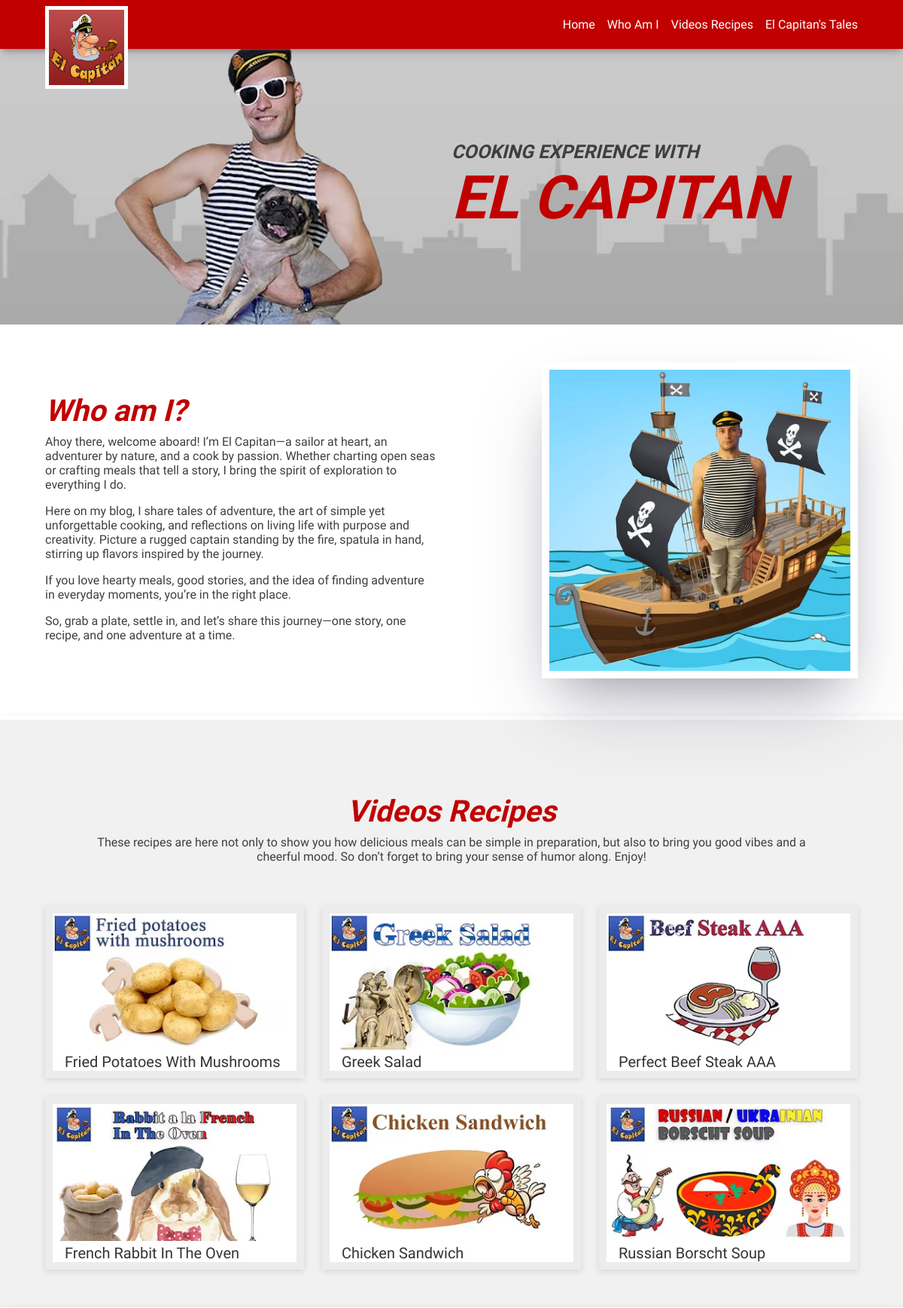
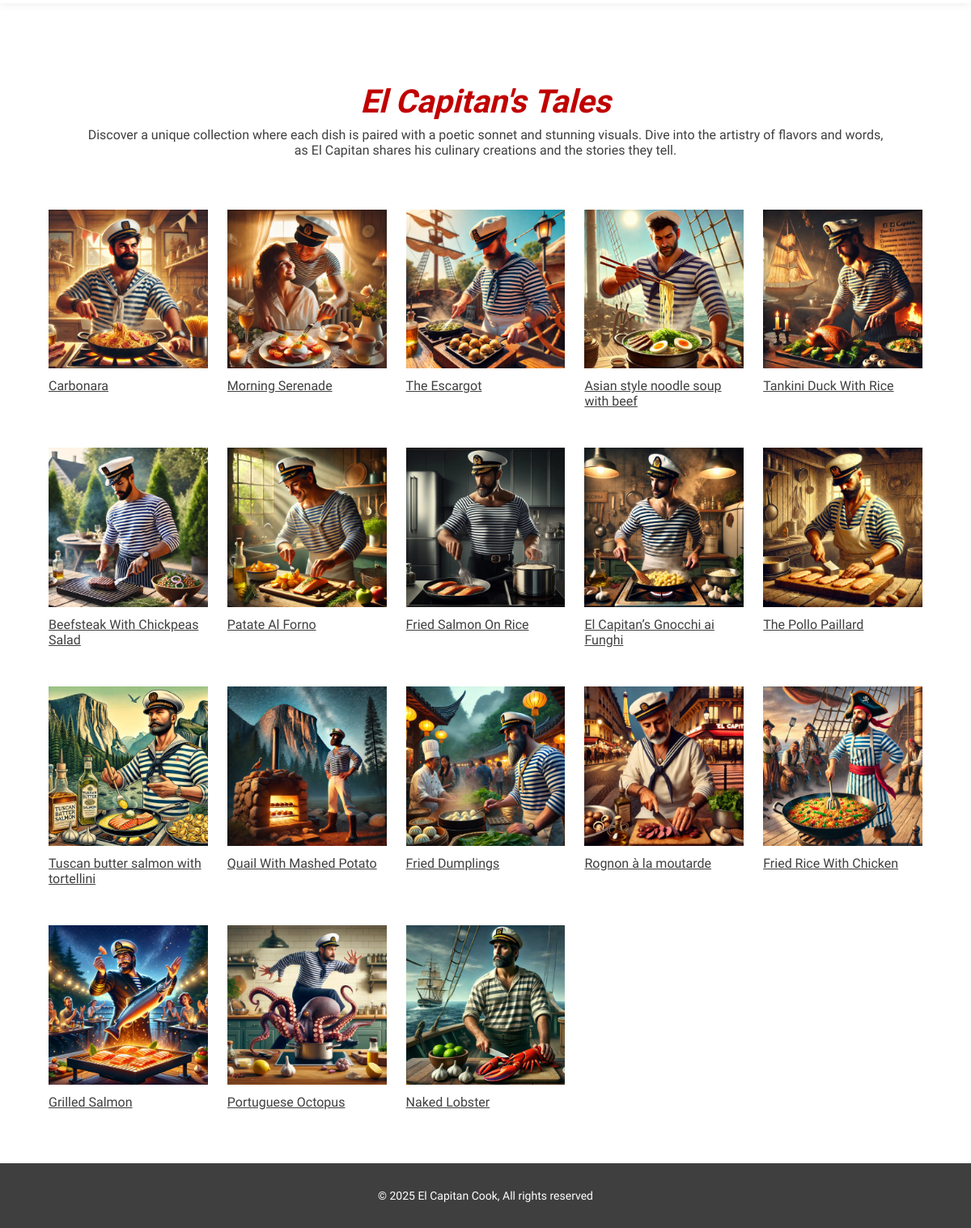
The page / on the database its author committed (2 pictures, top to bottom).
### tables this page shows
CREATE TABLE `recipes` (
  `id` int(11) NOT NULL,
  `title` varchar(255) NOT NULL,
  `description` text NOT NULL,
  `video_link` varchar(255) NOT NULL,
  `img` varchar(255) NOT NULL
);

CREATE TABLE `stories` (
  `id` int(11) NOT NULL,
  `title` varchar(255) NOT NULL,
  `thumb` varchar(255) NOT NULL,
  `content` text NOT NULL,
  `imgs` text NOT NULL
);

### utils/connection.php (called while the page is built, shortened)
<?php
$servername = "localhost";
$username = "root";
$password = "";
$database = "video_blog";
$conn = mysqli_connect($servername, $username, $password, $database);
$sqlRecipes = "SELECT * FROM recipes";
$resultRecipes = $conn->query($sqlRecipes);
$recipes = [];
if ($resultRecipes && $resultRecipes->num_rows > 0) {
    while ($row = $resultRecipes->fetch_assoc()) {
        $recipes[] = $row;
    }
}
$sqlStories = "SELECT * FROM stories";
$resultsStories = $conn->query($sqlStories);
$stories = [];
if ($resultsStories && $resultsStories->num_rows > 0) {
    while ($row = $resultsStories->fetch_assoc()) {
        $stories[] = $row;
    }
}

### components/storiesSection.php (the view)
<section class="stories-section" id="el-capitan's-tales">
    <div class="container">
        <div class="stories-header">
            <h2>El Capitan's Tales</h2>
            <p>Discover a unique collection where each dish is paired with a poetic sonnet and stunning visuals. Dive into the artistry of flavors and words, as El Capitan shares his culinary creations and the stories they tell.</p>
        </div>
        <div class="grid-wrapper">
            <?php
                if(!empty($stories)) {
                    foreach($stories as $story) { ?>
                <a href="story.php?s=<?= str_replace(" ", "-", $story['title']) ?>" class="story-item">
                    <img src="<?= $story['thumb'] ?>" alt="">
                    <p><?= $story['title'] ?></p>
                </a>
            <?php }
                }
            ?>
        </div>
    </div>
</section>

### index.php (shortened to what this page needs)
<?php include "./utils/connection.php"; ?>
<!doctype html>
<html lang="en">
<head>
    <link rel="stylesheet" href="./assets/css/main.css">
</head>
<body>
<?php include_once "./components/header.php"; ?>
<?php include_once "./components/heroSection.php"; ?>
<?php include_once "./components/aboutSection.php"; ?>
<?php include_once "./components/videoGallery.php"; ?>
<?php include_once "./components/storiesSection.php"; ?>
<?php include_once "./components/footer.php"; ?>
</body>
</html>

### components/header.php (shortened to what this page needs)
<header>
    <div class="container">
        <div class="header-flex">
            <div class="logo">
                <img src="assets/imgs/logo.jpg" alt="">
            </div>
            <nav>
                <ul>
                    <li><a href="index.php">Home</a></li>
                    <li><a href="index.php#who-am-i">Who Am I</a></li>
                    <li><a href="index.php#videos-recipes">Videos Recipes</a></li>
                    <li><a href="index.php#el-capitan's-tales">El Capitan's Tales</a></li>
                </ul>
            </nav>
        </div>
    </div>
</header>

### components/heroSection.php
<section class="hero">
    <div class="container">
        <div class="row">
            <div class="col justify-content-center">
                <img src="assets/imgs/elcapitan1.png" alt="">
            </div>
            <div class="col">
                <h1>
                    <small>Cooking experience with</small><br/>
                    <strong>EL CAPITAN</strong>
                </h1>
            </div>
        </div>
    </div>
</section>

### components/aboutSection.php
<section class="about" id="who-am-i">
    <div class="container">
        <div class="row md-flex-direction-column">
            <div class="col">
                <h2>Who am I?</h2>
                <p>Ahoy there, welcome aboard! I’m El Capitan—a sailor at heart, an adventurer by nature, and a cook by passion. Whether charting open seas or crafting meals that tell a story, I bring the spirit of exploration to everything I do.</p>
                <p>Here on my blog, I share tales of adventure, the art of simple yet unforgettable cooking, and reflections on living life with purpose and creativity. Picture a rugged captain standing by the fire, spatula in hand, stirring up flavors inspired by the journey.</p>
                <p>If you love hearty meals, good stories, and the idea of finding adventure in everyday moments, you’re in the right place.</p>
                <p>So, grab a plate, settle in, and let’s share this journey—one story, one recipe, and one adventure at a time.</p>
            </div>
            <div class="col justify-content-right">
                <img src="assets/imgs/elcapitan4.jpg" alt="">
            </div>
        </div>
    </div>
</section>

### components/videoGallery.php (shortened to what this page needs)
<section class="video-gallery" id="videos-recipes">
    <div class="container">
        <div class="video-gallery-header">
            <h2>Videos Recipes</h2>
            <p>These recipes are here not only to show you how delicious meals can be simple in preparation, but also to bring you good vibes and a cheerful mood. So don’t forget to bring your sense of humor along. Enjoy!</p>
        </div>
        <div class="grid-wrapper">
            <?php
            if(!empty($recipes)) {
                foreach ($recipes as $recipe) {
                    ?>
                    <div class="video-card" data-src="<?= $recipe['video_link'] ?>">
                        <img src="assets/imgs/video-thumbs/<?= $recipe['img'] ?>" alt="">
                        <p><?= $recipe['title'] ?></p>
                    </div>
                    <?php
                }
            } else {
                echo "wrong";
            }
            ?>
        </div>
    </div>
</section>

### components/footer.php
<footer class="main-footer">
    <p>© <?php echo date("Y"); ?> El Capitan Cook, All rights reserved</p>
</footer>

### assets/css/responsive.css (style rules this page uses)
:root { --lg: 992px; --md: 768px; --sm: 576px; }

### assets/css/colors.css (style rules this page uses)
:root { --primary-color: #c10000; --secondary-color: #3f3f3f; }

### assets/css/general.css (style rules this page uses)
:root { --box-shadow: rgba(50, 50, 93, 0.25) 0 50px 100px -20px, rgba(0, 0, 0, 0.3) 0 30px 60px -30px, rgba(10, 37, 64, 0.35) 0 -2px 6px 0 inset; }
* { margin: 0; padding: 0; }
body { margin-top: 65px; }
section { padding: 50px 0; }
.container { max-width: 1200px; margin: 0 auto; width: 90%; }
.row { display: flex; width: 100%; }
.col { flex: 1; }
h1, h2, h3, h4, h5 { font-family: var(--primary-font), sans-serif; color: var(--primary-color); font-style: italic; }
h2 { font-size: 40px; }
p, li, a { font-family: var(--secondary-font), sans-serif; font-size: 16px; color: var(--secondary-color); padding: 8px 0; }
.justify-content-right { display: flex; justify-content: right; }
.justify-content-center { display: flex; justify-content: center; }

### rows shown on the page
recipes: img (picture), title "Fried Potatoes With Mushrooms"
recipes: img (picture), title "Greek Salad"
recipes: img (picture), title "Perfect Beef Steak AAA"
recipes: img (picture), title "French Rabbit In The Oven"
recipes: img (picture), title "Chicken Sandwich"
recipes: img (picture), title "Russian Borscht Soup"
stories: thumb (picture), title "Carbonara"
stories: thumb (picture), title "Morning Serenade"
stories: thumb (picture), title "The Escargot"
stories: thumb (picture), title "Asian style noodle soup with beef"
stories: thumb (picture), title "Tankini Duck With Rice"
stories: thumb (picture), title "Beefsteak With Chickpeas Salad"
stories: thumb (picture), title "Patate Al Forno"
stories: thumb (picture), title "Fried Salmon On Rice"
stories: thumb (picture), title "El Capitan’s Gnocchi ai Funghi"
stories: thumb (picture), title "The Pollo Paillard"
stories: thumb (picture), title "Tuscan butter salmon with tortellini"
stories: thumb (picture), title "Quail With Mashed Potato"
stories: thumb (picture), title "Fried Dumplings"
stories: thumb (picture), title "Rognon à la moutarde"
stories: thumb (picture), title "Fried Rice With Chicken"
stories: thumb (picture), title "Grilled Salmon"
stories: thumb (picture), title "Portuguese Octopus"
stories: thumb (picture), title "Naked Lobster"
